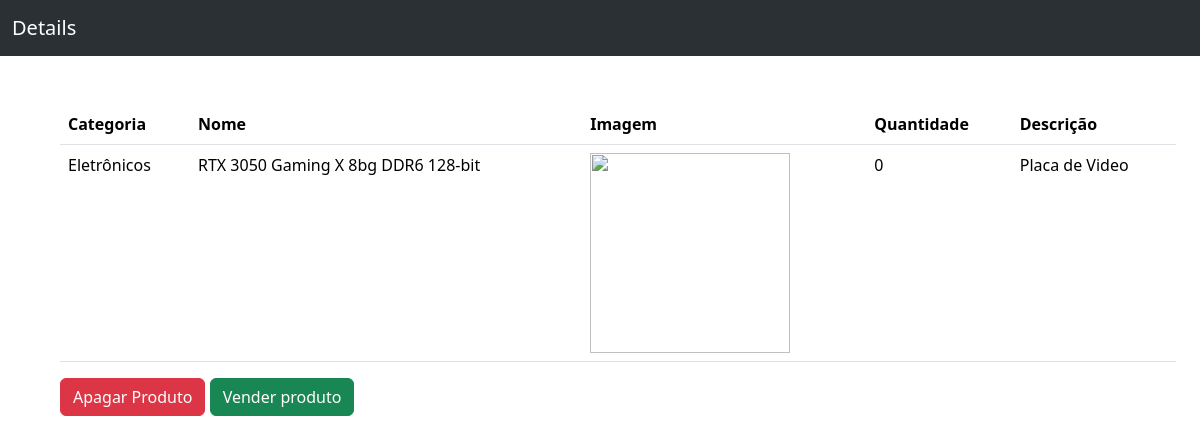
The app's page /products_detail/1/ with its own data.
### stock/models.py (models this page shows, shortened)
class Products(models.Model):
    user = models.ForeignKey(User, on_delete=models.CASCADE)
    name = models.CharField(max_length=255)
    category = models.ForeignKey(Categories, on_delete=models.CASCADE) #CASCADE = exclui todos produtos caso exclua a categoria
    picture = models.ImageField(blank=False)
    cod = models.IntegerField(unique=True)
    price = models.DecimalField(max_digits=12, decimal_places=2)
    description = models.TextField()
    qtd = models.IntegerField()
    discount = models.IntegerField()
    created_at = models.DateField()
    in_stock = models.BooleanField(default=False)
    class Meta:
        verbose_name = 'Product'
        verbose_name_plural = 'Products'

class Categories(models.Model):
    name = models.CharField(max_length=255)
    def __str__(self):
        return self.name
    class Meta:
        verbose_name = 'Category'
        verbose_name_plural = 'Categories'

### stock/views.py (the view)
# urls.py: path('products_detail/<int:id>/', views.products_detail, name='products_detail'),
def products_detail(request, id):
    product = Products.objects.get(id=id)
    return render(request, 'pages/products_detail.html', {'product' : product})

### stock/templates/pages/products_detail.html (shortened to what this page needs)
<!DOCTYPE html>
<html lang="en">
<head>
    <link rel="stylesheet" href="https://cdn.jsdelivr.net/npm/bootstrap@5.3.2/dist/css/bootstrap.min.css">
</head>
<body>
    <nav class="navbar bg-dark navbar-expand-lg bg-body-tertiary" data-bs-theme="dark">
        <div class="container-fluid">
          <a class="navbar-brand" href="{% url 'home' %}">Details</a>
        </div>
    </nav>
    <div class="container m-5">
      <table class="table">
      <thead>
        <tr>
          <th scope="col">Categoria</th>
          <th scope="col">Nome</th>
          <th scope="col">Imagem</th>
          <th scope="col">Quantidade</th>
          <th scope="col">Descrição</th>
        </tr>
      </thead>
      <tbody>
        <tr>
          <td>{{ product.category }}</td>
          <td>{{ product.name }}</td>
          <td>
              <img src="{{product.picture.url}}" alt="">
          </td>
          <td>{{ product.qtd }}</td>
          <td>{{ product.description }}</td>
        </tr>
      </tbody>
    </table>
    <section >
      <a href="{% url 'delete-product' product.id %}" class="btn btn-danger" href="#" role="button">Apagar Produto</a>
      <a href="{% url 'sell-product' product.id %}" class="btn btn-success" href="#" role="button">Vender produto</a>
    </section></div>
</body>
</html>

### stock/templates/pages/products_detail.html (style rules this page uses)
img { height: 200px; width: 200px; }

### records on screen
Products: category "Eletrônicos", name "RTX 3050 Gaming X 8bg DDR6 128-bit", qtd "0", description "Placa de Video"
